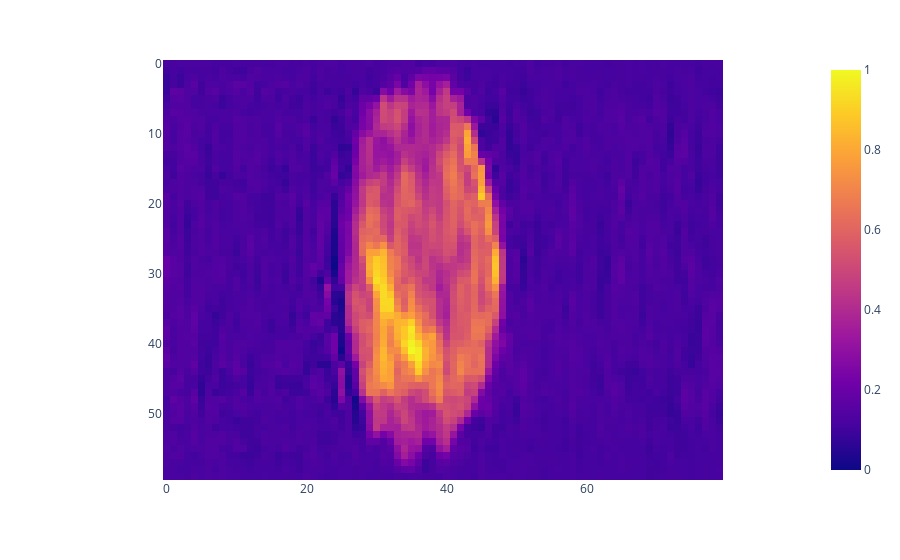
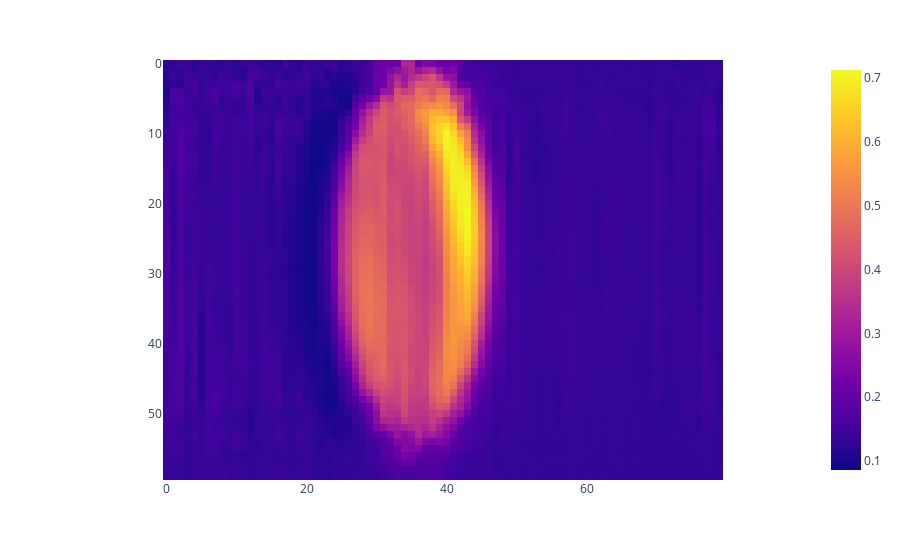
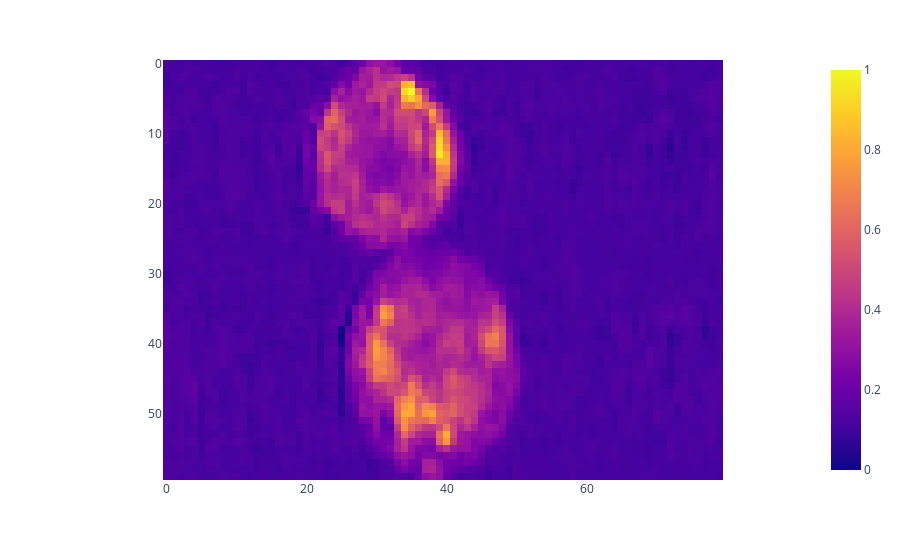
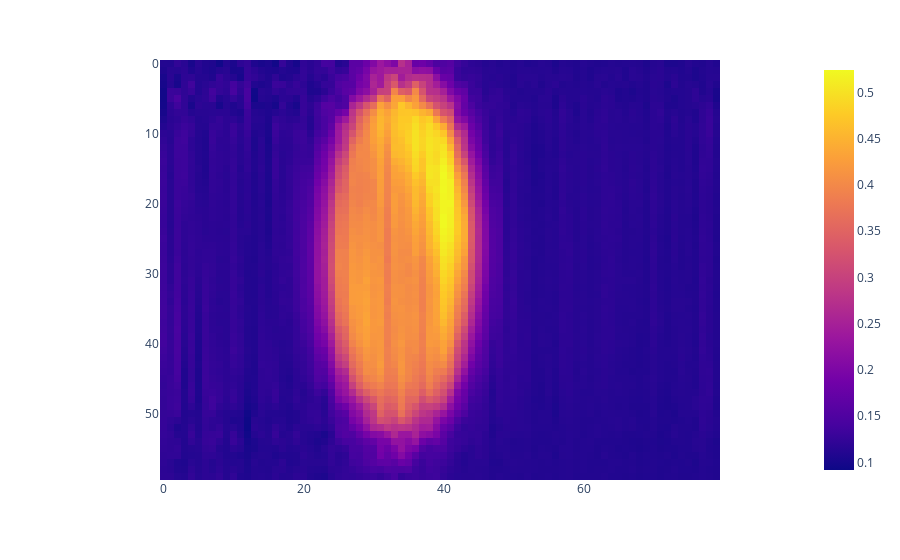

Source (notebook cell) for these figures, in order:
### Code cell
import torch.nn.functional as F

model(test["image"][9997])
px.imshow(test["image"][9997].view(60, 80))

reconstructed = (
    (model(test["image"][9997])["x_reconstructed"]).detach().numpy().reshape(60, 80)
)
px.imshow(reconstructed)
model.eval()
inlier = test["image"][9400]
outlier = test["image"][9997]
inlier_forwards = model(inlier)
outlier_forwards = model(outlier)
inlier_reconstructed = inlier_forwards["x_reconstructed"]
outlier_reconstructed = outlier_forwards["x_reconstructed"]

print(
    f"reconstruction error for inlier: {F.binary_cross_entropy(inlier_reconstructed, inlier,reduction='none').sum(dim=(-1))}"
)
print(
    f"reconstruction error for outlier: {F.binary_cross_entropy(outlier_reconstructed, outlier,reduction='none').sum(dim=(-1))}"
)
# show both images
fig = px.imshow(inlier.view(60, 80))
fig.show()
fig = px.imshow(inlier_reconstructed.detach().numpy().reshape(60, 80))
fig.show()
fig = px.imshow(outlier.view(60, 80))
fig.show()
fig = px.imshow(outlier_reconstructed.detach().numpy().reshape(60, 80))
fig.show()

### Figure 1 — Plotly figure (JSON) as saved in the notebook; plotly's stock layout.template omitted (floating-point values rounded to 4 significant figures; data arrays with more than 128 entries replaced by an {"elided": "..."} marker saying what was removed)
{"data": [{"coloraxis": "coloraxis", "hovertemplate": "x: %{x}<br>y: %{y}<br>color: %{z}<extra></extra>", "name": "0", "type": "heatmap", "xaxis": "x", "yaxis": "y", "z": {"elided": "60x80 float values"}}], "layout": {"coloraxis": {"colorscale": [[0, "#0d0887"], [0.1111, "#46039f"], [0.2222, "#7201a8"], [0.3333, "#9c179e"], [0.4444, "#bd3786"], [0.5556, "#d8576b"], [0.6667, "#ed7953"], [0.7778, "#fb9f3a"], [0.8889, "#fdca26"], [1, "#f0f921"]]}, "margin": {"t": 60}, "xaxis": {"anchor": "y", "constrain": "domain", "domain": [0, 1], "scaleanchor": "y"}, "yaxis": {"anchor": "x", "autorange": "reversed", "constrain": "domain", "domain": [0, 1]}}}

### Figure 2 — Plotly figure (JSON) as saved in the notebook; plotly's stock layout.template omitted (floating-point values rounded to 4 significant figures; data arrays with more than 128 entries replaced by an {"elided": "..."} marker saying what was removed)
{"data": [{"coloraxis": "coloraxis", "hovertemplate": "x: %{x}<br>y: %{y}<br>color: %{z}<extra></extra>", "name": "0", "type": "heatmap", "xaxis": "x", "yaxis": "y", "z": {"elided": "60x80 float values"}}], "layout": {"coloraxis": {"colorscale": [[0, "#0d0887"], [0.1111, "#46039f"], [0.2222, "#7201a8"], [0.3333, "#9c179e"], [0.4444, "#bd3786"], [0.5556, "#d8576b"], [0.6667, "#ed7953"], [0.7778, "#fb9f3a"], [0.8889, "#fdca26"], [1, "#f0f921"]]}, "margin": {"t": 60}, "xaxis": {"anchor": "y", "constrain": "domain", "domain": [0, 1], "scaleanchor": "y"}, "yaxis": {"anchor": "x", "autorange": "reversed", "constrain": "domain", "domain": [0, 1]}}}

### Figure 3 — Plotly figure (JSON) as saved in the notebook; plotly's stock layout.template omitted (floating-point values rounded to 4 significant figures; data arrays with more than 128 entries replaced by an {"elided": "..."} marker saying what was removed)
{"data": [{"coloraxis": "coloraxis", "hovertemplate": "x: %{x}<br>y: %{y}<br>color: %{z}<extra></extra>", "name": "0", "type": "heatmap", "xaxis": "x", "yaxis": "y", "z": {"elided": "60x80 float values"}}], "layout": {"coloraxis": {"colorscale": [[0, "#0d0887"], [0.1111, "#46039f"], [0.2222, "#7201a8"], [0.3333, "#9c179e"], [0.4444, "#bd3786"], [0.5556, "#d8576b"], [0.6667, "#ed7953"], [0.7778, "#fb9f3a"], [0.8889, "#fdca26"], [1, "#f0f921"]]}, "margin": {"t": 60}, "xaxis": {"anchor": "y", "constrain": "domain", "domain": [0, 1], "scaleanchor": "y"}, "yaxis": {"anchor": "x", "autorange": "reversed", "constrain": "domain", "domain": [0, 1]}}}

### Figure 4 — Plotly figure (JSON) as saved in the notebook; plotly's stock layout.template omitted (floating-point values rounded to 4 significant figures; data arrays with more than 128 entries replaced by an {"elided": "..."} marker saying what was removed)
{"data": [{"coloraxis": "coloraxis", "hovertemplate": "x: %{x}<br>y: %{y}<br>color: %{z}<extra></extra>", "name": "0", "type": "heatmap", "xaxis": "x", "yaxis": "y", "z": {"elided": "60x80 float values"}}], "layout": {"coloraxis": {"colorscale": [[0, "#0d0887"], [0.1111, "#46039f"], [0.2222, "#7201a8"], [0.3333, "#9c179e"], [0.4444, "#bd3786"], [0.5556, "#d8576b"], [0.6667, "#ed7953"], [0.7778, "#fb9f3a"], [0.8889, "#fdca26"], [1, "#f0f921"]]}, "margin": {"t": 60}, "xaxis": {"anchor": "y", "constrain": "domain", "domain": [0, 1], "scaleanchor": "y"}, "yaxis": {"anchor": "x", "autorange": "reversed", "constrain": "domain", "domain": [0, 1]}}}
